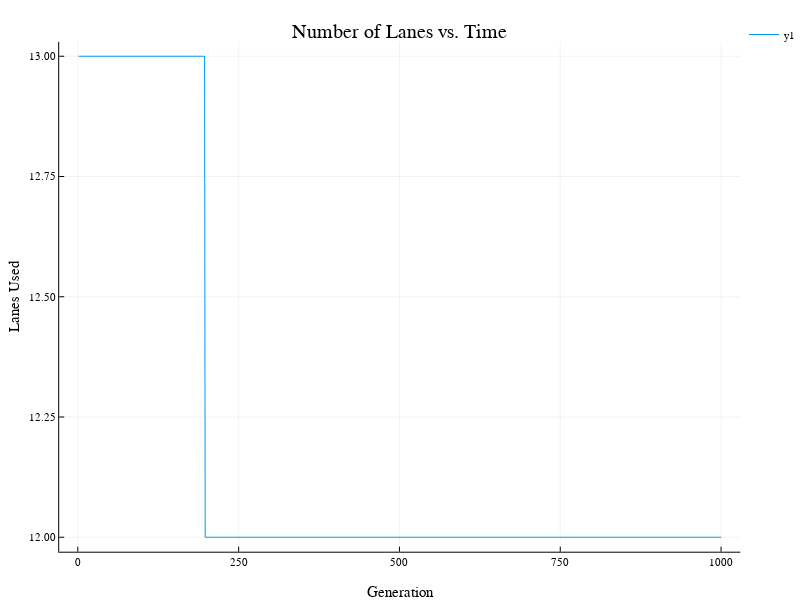

Notebook source saved alongside this figure:
### Code cell
num_lanes = plot(best_lanes; title="Number of Lanes vs. Time", xlabel="Generation", ylabel="Lanes Used")

### Figure 1 — Plotly figure (JSON) as saved in the notebook; plotly's stock layout.template omitted (floating-point values rounded to 4 significant figures; data arrays with more than 128 entries replaced by an {"elided": "..."} marker saying what was removed)
{"data": [{"colorbar": {"title": ""}, "hoverinfo": "text", "legendgroup": "y1", "line": {"color": "rgba(0, 154, 250, 1.000)", "dash": "solid", "shape": "linear", "width": 1}, "mode": "lines", "name": "y1", "showlegend": true, "text": {"elided": "1000 null values"}, "type": "scatter", "x": {"elided": "1000 int values"}, "xaxis": "x1", "y": {"elided": "1000 int values"}, "yaxis": "y1", "zmax": 0.1, "zmin": -0.1}], "layout": {"annotations": [{"font": {"color": "rgba(0, 0, 0, 1.000)", "family": "sans-serif", "size": 20}, "rotation": 0, "showarrow": false, "text": "Number of Lanes vs. Time", "x": 0.5373, "xanchor": "center", "xref": "paper", "y": 1, "yanchor": "top", "yref": "paper"}], "height": 600, "legend": {"bgcolor": "rgba(255, 255, 255, 1.000)", "bordercolor": "rgba(0, 0, 0, 1.000)", "font": {"color": "rgba(0, 0, 0, 1.000)", "family": "sans-serif", "size": 11}, "tracegroupgap": 0, "x": 1, "y": 1}, "margin": {"b": 20, "l": 0, "r": 0, "t": 20}, "paper_bgcolor": "rgba(255, 255, 255, 1.000)", "plot_bgcolor": "rgba(255, 255, 255, 1.000)", "showlegend": true, "width": 800, "xaxis": {"anchor": "y1", "domain": [0.07957, 0.9951], "gridcolor": "rgba(0, 0, 0, 0.100)", "gridwidth": 0.5, "linecolor": "rgba(0, 0, 0, 1.000)", "mirror": false, "range": [-28.97, 1030.0], "showgrid": true, "showline": true, "showticklabels": true, "tickangle": 0, "tickcolor": "rgb(0, 0, 0)", "tickfont": {"color": "rgba(0, 0, 0, 1.000)", "family": "sans-serif", "size": 11}, "tickmode": "array", "ticks": "inside", "ticktext": ["0", "250", "500", "750", "1000"], "tickvals": [0, 250, 500, 750, 1000], "title": "Generation", "titlefont": {"color": "rgba(0, 0, 0, 1.000)", "family": "sans-serif", "size": 15}, "type": "-", "visible": true, "zeroline": false, "zerolinecolor": "rgba(0, 0, 0, 1.000)"}, "yaxis": {"anchor": "x1", "domain": [0.05054, 0.961], "gridcolor": "rgba(0, 0, 0, 0.100)", "gridwidth": 0.5, "linecolor": "rgba(0, 0, 0, 1.000)", "mirror": false, "range": [11.97, 13.03], "showgrid": true, "showline": true, "showticklabels": true, "tickangle": 0, "tickcolor": "rgb(0, 0, 0)", "tickfont": {"color": "rgba(0, 0, 0, 1.000)", "family": "sans-serif", "size": 11}, "tickmode": "array", "ticks": "inside", "ticktext": ["12.00", "12.25", "12.50", "12.75", "13.00"], "tickvals": [12, 12.25, 12.5, 12.75, 13], "title": "Lanes Used", "titlefont": {"color": "rgba(0, 0, 0, 1.000)", "family": "sans-serif", "size": 15}, "type": "-", "visible": true, "zeroline": false, "zerolinecolor": "rgba(0, 0, 0, 1.000)"}}}
